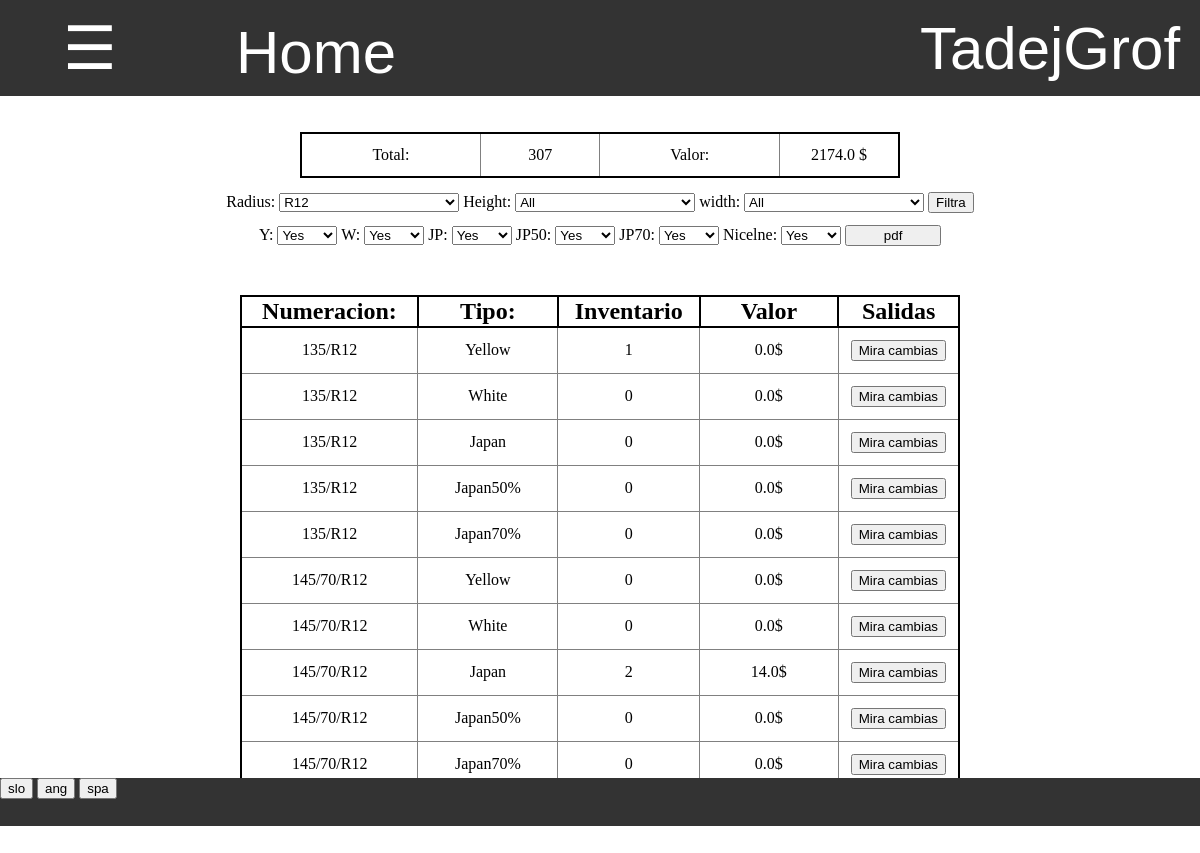
Page /zaloga/ (signed in) on the committed database.
### program/models.py (models this page shows)
class Profil(models.Model):
    user = models.OneToOneField(User,on_delete=models.CASCADE)
    jezik =  models.CharField(default="spa",max_length=3, choices=JEZIKI)

### zaloga/models.py (models this page shows, shortened)
class Zaloga(models.Model):
    title = models.CharField(default="skladisce", max_length=20)
    @property
    def vrni_razlicne_radiuse(self):
        razlicni_radiusi = []
        for radius in self.sestavina_set.all().values('dimenzija__radius').distinct().order_by('dimenzija__radius'):
            razlicni_radiusi.append(radius['dimenzija__radius'])
        return razlicni_radiusi
    @property
    def vrni_dimenzije(self):
        return Dimenzija.objects.all().values_list('dimenzija','radius','height','width','special')
    def cenik(self,tip='vele_prodaja'):
        cene = {}
        cenik = self.sestavina_set.all().prefetch_related('cena_set').filter(cena__prodaja=tip).values(
            'dimenzija__dimenzija',
            'pk',
            'cena',
            'cena__tip',
            'cena__cena')
        for cena in cenik:
            dimenzija = cena['dimenzija__dimenzija']
            tip = cena['cena__tip']
            cena = cena['cena__cena']
            if dimenzija in cene:
                if not tip in cene[dimenzija]:
                    cene[dimenzija].update({tip:float(cena)})
            else:
                    cene.update({dimenzija:{tip:float(cena)}})
        return cene
    @property
    def vrni_tipe(self):
        return TIPI_SESTAVINE

class Sestavina(models.Model):
    zaloga = models.ForeignKey(Zaloga,default=1, on_delete=models.CASCADE)
    dimenzija = models.OneToOneField(Dimenzija, on_delete=models.CASCADE)
    Y = models.IntegerField(default = 0)
    W = models.IntegerField(default = 0)
    JP = models.IntegerField(default = 0)
    JP50 = models.IntegerField(default = 0)
    JP70 = models.IntegerField(default = 0)
    class Meta:
        ordering = ['dimenzija']

### zaloga/views.py (the view, shortened to what this page needs)
# urls.py: path('', views.pregled_zaloge, name='pregled_zaloge'),
@login_required
def pregled_zaloge(request):
    if request.method == "GET":
        sestavine = zaloga.sestavina_set.all()
        radius = request.GET.get('radius','R12')
        height = request.GET.get('height','all')
        width = request.GET.get('width', 'all')
        nicelne = request.GET.get('nicelne','true')
        cenik = zaloga.cenik('vele_prodaja')
        if radius != "all":
            sestavine = sestavine.filter(dimenzija__radius=radius)
        if height != "all":
            sestavine = sestavine.filter(dimenzija__height=height)
        if width != "all":
            if "C" in width:
                width = width.replace('C','')
                sestavine = sestavine.filter(dimenzija__width=width, dimenzija__special = True)
            else:
                sestavine = sestavine.filter(dimenzija__width=width, dimenzija__special = False)
        tipi = []
        for tip in zaloga.vrni_tipe:
            if request.GET.get(tip[0],"true") == "true":
                tipi.append(tip)
        sestavine = sestavine.values(
            'dimenzija__dimenzija',
            'pk',
            'Y',
            'W',
            'JP',
            'JP50',
            'JP70',
        )
        cene = {}
        skupno = 0
        vrednost = 0
        for sestavina in sestavine:
            dimenzija = sestavina['dimenzija__dimenzija']
            for tip in tipi:
                stevilo = sestavina[tip[0]]
                cena = cenik[dimenzija][tip[0]]
                skupno += stevilo
                vrednost += cena * stevilo
                if dimenzija in cene:
                    if not tip[0] in cene[dimenzija]:
                        cene[dimenzija].update({tip[0]:stevilo * cena})
                else:
                    cene.update({dimenzija:{tip[0]:stevilo * cena}})
        slovar = {
            'sestavine':sestavine,
            'tipi':tipi,
            'radius':radius,
            'height':height,
            'width':width,
            'skupno':skupno,
            'nicelne': nicelne,
            'cene':cene,
            'vrednost':vrednost
        }
        return pokazi_stran(request, 'zaloga/zaloga.html', slovar)

### program/models.py (called while the page is built)
    @property
    def vrni_jezike(self):
        return JEZIKI

### zaloga/templatetags/zaloga_exstras.py (called while the page is built)
@register.filter
def keyvalue(dict, key):
    return dict[key]

### zaloga/views.py (called while the page is built)
def vrni_slovar(request):
    with open('slovar.json') as dat:
        slovar = json.load(dat)
    return slovar

def pokazi_stran(request, html, baze={}):
    slovar = {'prodaja':prodaja, 'zaloga':zaloga,'program':program,'slovar':vrni_slovar(request),'jezik':request.user.profil.jezik}
    slovar.update(baze)
    return render(request, html, slovar)

### zaloga/templates/zaloga/zaloga.html (shortened to what this page needs)
{% extends 'program/base.html' %}
{% load zaloga_exstras %}
{% block content %}
    <div style="margin-top:3%;display:inline-block;width:50%" >
        <table class="tabela_vnosov">
            <tr>
                <td width="30%"> {{slovar|keyvalue:'Skupno stevilo'|keyvalue:jezik}}: </td>
                <td width="20%"> {{skupno}} </td>
                <td width="30%"> {{slovar|keyvalue:'Vrednost'|keyvalue:jezik}}: </td>
                <td width="20%"> {{vrednost}} $</td>
            </tr>
        </table>
    </div>
    <div class="filter">
        <div style="display:block">
            <form id="filter" action="{% url 'pregled_zaloge' %}" method="GET">
                {% include "program/dinamic_select.html" %}
                <input type="submit" value="{{slovar|keyvalue:'Filtriraj'|keyvalue:jezik}}">
            </form>
        </div>
        <div style="display:block;margin-top:1%">
            {% for tip in zaloga.vrni_tipe %}
                {{tip.0}}:
                <select style="width:5%" form="filter" name="{{tip.0}}">
                    {% if tip in tipi %}
                        <option value="true" selected> Yes </option>
                    {% else %}
                        <option value="true"> Yes </option>
                        <option value="false" selected> No </option>
                    {% endif %}
                </select>
            {% endfor %}
            Nicelne:
            <select form="filter" name="nicelne" style="width:5%">
                {% if nicelne == "true" %}
                    <option value="true"> Yes </option>
                {% else %}
                    <option value="true"> Yes </option>
                    <option value="false" selected> No </option>
                {% endif %}
            </select>
            <form style="display:inline-block;width:8%" action="{% url 'pdf_zaloge' %}" method="GET">
                <input style="width:100%"type="submit" value="pdf">
            </form>
        </div>
    </div>
    <div class="table">
        <table class="tabela_vnosov" >
            <tr class="header">
                <th width="25%">
                    {{slovar|keyvalue:'Dimenzija'|keyvalue:jezik}}:
                </th>
                <th width="20%" class="tip">
                    {{slovar|keyvalue:'Tip'|keyvalue:jezik}}:
                </th>
                <th width="20%" class="total">
                    {{slovar|keyvalue:'Zaloga'|keyvalue:jezik}}
                </th>
                <th width="20%" class="total">
                    {{slovar|keyvalue:'Vrednost'|keyvalue:jezik}}
                </th>
                {% if perms.zaloga.view_sprememba %}
                <th width="15%" class="vpogled">
                    {{slovar|keyvalue:'Vpogled'|keyvalue:jezik}}
                </th>
                {% endif %}
            </tr>
                {% for sestavina in sestavine %}
                    {% for tip in tipi %}
                        <tr class="vrstica vrstica_{{tip.0}}">
                            <td> {{sestavina.dimenzija__dimenzija}} </td>
                            <td> {{ tip.1 }} </td>
                            <td> {{sestavina|keyvalue:tip.0}} </td>
                            <td> {{cene|keyvalue:sestavina.dimenzija__dimenzija|keyvalue:tip.0}}$</td>
                            <td>
                                <form action="{% url 'pregled_prometa' %}" method="GET">
                                    <input type="submit" value="{{slovar|keyvalue:'Pregled prometa'|keyvalue:jezik}}">
                                </form>
                            </td>
                        </tr>
                    {% endfor %}
                {% endfor %}
        </table>
    </div>
{% endblock %}

### program/templates/css/navbar.html (shortened to what this page needs)
{% load zaloga_exstras %}
<div id="navbar" class="navbar">
    <button onclick="odpri()" class="nav" style="width:15%"> ☰ </button>
    <a style="width:20%" href="/">Home</a>
    <div class="racun dropdown" id="racun">
        <button class="dropbtn" >{{ user.get_username }}
        </button>
    </div>
</div>

### program/templates/program/dinamic_select.html (shortened to what this page needs)
        Radius:
            <select id='radius' name="radius" onchange="SpremeniRadius()">
                {% for rad in zaloga.vrni_razlicne_radiuse %}
                    {% if rad == radius %}
                        <option value="{{rad}}" selected> {{rad}} </option>
                    {% else %}
                        <option value="{{rad}}"> {{rad}} </option>
                    {% endif %}
                {% endfor %}
            </select>
            Height:
            <select id="height" name="height" onchange="SpremeniHeight()">
                <option value="all"> All </option>
            </select>
            width:
            <select id="width" name="width" onchange="SpremeniWidth()">
                <option value="all"> All </option>
            </select>

### program/static/css/footer.css (style rules this page uses)
div { margin: 0%; padding: 0%; }
div input { margin: 0%; }
div form { margin:0%; padding: 0% }

### program/templates/program/base.html (style rules this page uses)
body { margin: 0%; padding: 0%; overflow:hidden; }
div { margin: 0%; padding: 0%; }

### program/templates/css/tabele.html (style rules this page uses)
table.tabela_vnosov { width:100%; border-spacing:0; border: 2px solid black; border-collapse: collapse; padding:0.5% }
table.tabela_vnosov th { border: 2px solid black; border-collapse: collapse; font-size: 150%; }
table.tabela_vnosov td { font-size: 100%; text-align: center; border: 1px solid grey; padding: 1vmin; border-collapse: collapse; }

### program/templates/css/navbar.html (style rules this page uses)
.navbar { overflow: hidden; background-color: #333; font-family: Arial; height:12% }
.navbar a { float: left; font-size: 5vmin; color: white; text-align: center; padding: 18px 16px; text-decoration:none; height:100%; }
.navbar .dropdown, .nav { float: left; height:100%; width:100%; margin:0; overflow:hidden; }
.navbar .dropdown .dropbtn, .nav { font-size: 5vmin; border: none; outline: none; color: white; padding: 12px 16px; width:100%; height:100%; background-color: inherit; font-family: inherit; margin: 0; }
.navbar .racun { float:right; width:300px; overflow:hidden }

### zaloga/templates/zaloga/zaloga.html (style rules this page uses)
select { width:15%; }
div.filter { display:block; margin-top:1.2%; width:100%; text-align:center; height:15%; }
div.table { display:block; position:relative; width:60%; left:20%; margin-bottom:4%; }

### rows in the picture
Profil: jezik "Total", jezik "Valor", jezik "Filtra", jezik "Numeracion", jezik "Tipo", jezik "Inventario", jezik "Salidas", tipi "Mira cambias" "Mira cambias" "Mira cambias" "Mira cambias" "Mira cambias" "Mira cambias" "Mira cambias" "Mira cambias" "Mira cambias" "Mira cambias"
Zaloga: radius "R12"
Sestavina: dimenzija__dimenzija "135/R12" "135/R12" "135/R12" "135/R12" "135/R12", tip "Yellow" "White" "Japan" "Japan50%" "Japan70%", tipi "1" "0" "0" "0" "0", tipi "0.0" "0.0" "0.0" "0.0" "0.0"
Sestavina: dimenzija__dimenzija "145/70/R12" "145/70/R12" "145/70/R12" "145/70/R12" "145/70/R12", tip "Yellow" "White" "Japan" "Japan50%" "Japan70%", tipi "0" "0" "2" "0" "0", tipi "0.0" "0.0" "14.0" "0.0" "0.0"

### other values in the picture
{{ user.get_username }} "TadejGrof"
{{ skupno }} "307"
{{ vrednost }} "2174.0"
{{ tip.0 }} "Y" "W" "JP" "JP50" "JP70"
